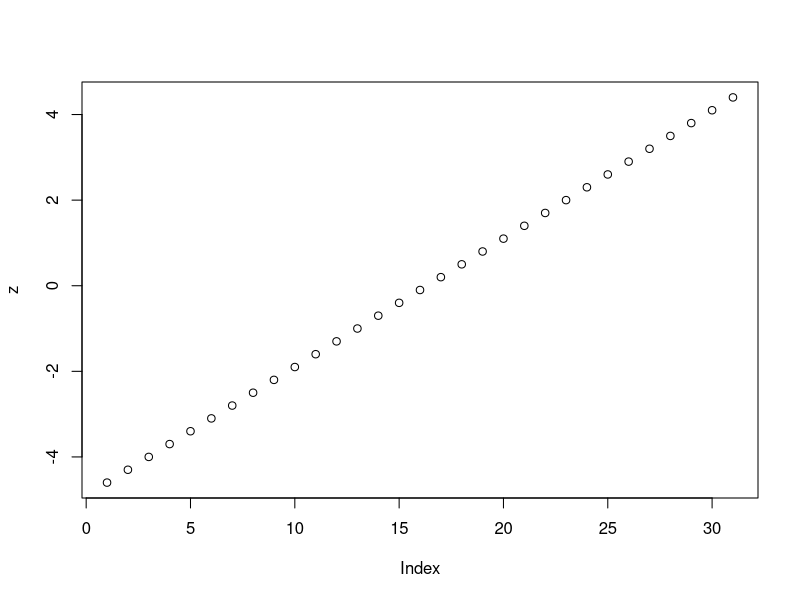
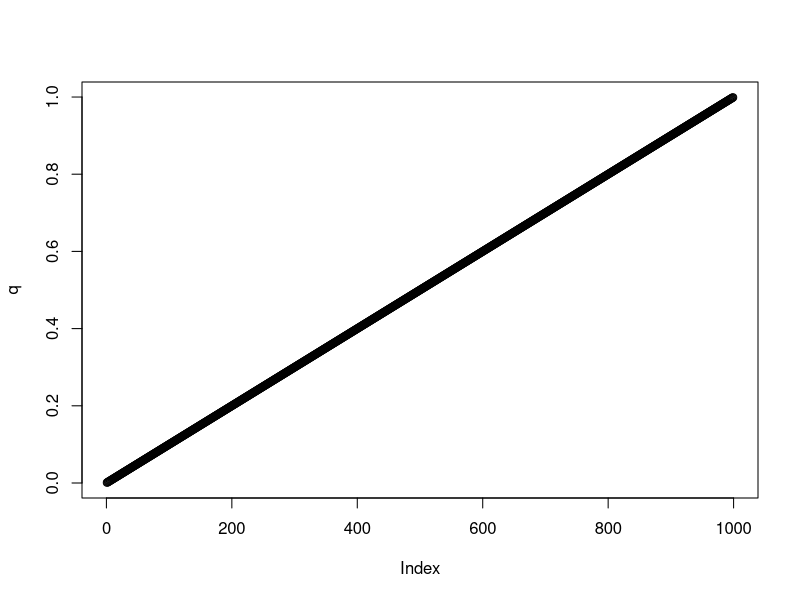
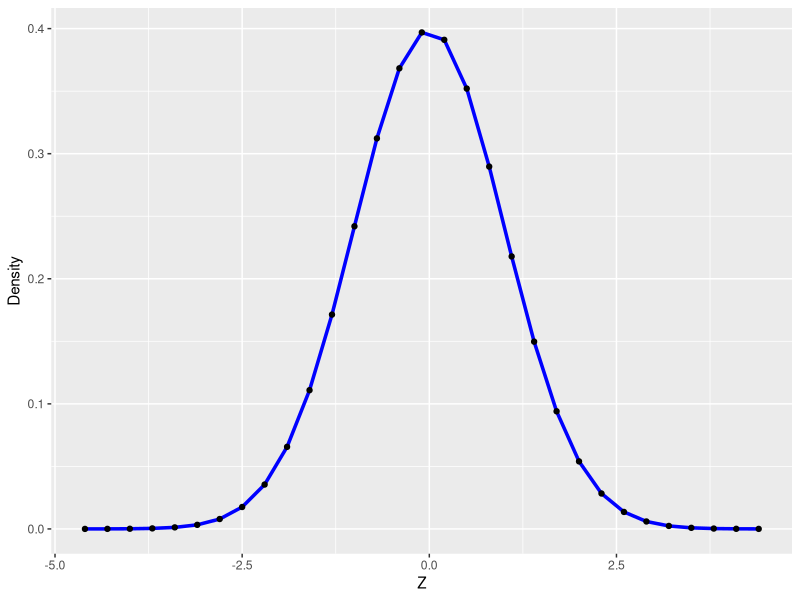
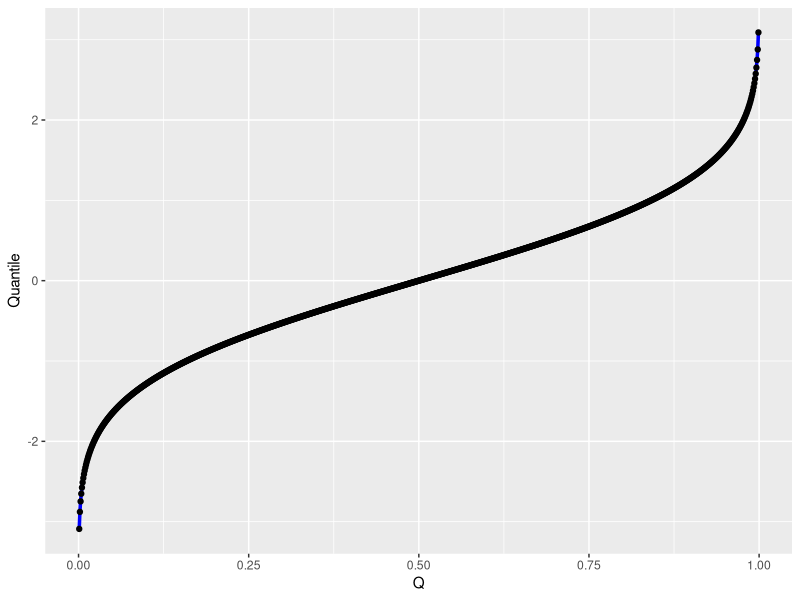

These charts were generated, in order, by the following R code:
library(ggplot2)
#Probability Distribution
z <- seq(-4.6, 4.6, 0.3)
z
q <- seq(0.001, 0.999, 0.001)
q
plot(z)
plot(q)
class(q)
## Probability Distribution / Normalization of data
dStandardNormal <- data.frame(Z=z, 
                              Density=dnorm(z, mean = 0, sd=1),
                              Distribution=pnorm(z,mean=0, sd=1))
ggplot(data = dStandardNormal, aes (x=Z, y=Density)) + #aes = aesthetic
  geom_line(color="blue",size=1.2) +
  geom_point()

qStandardNormal <- data.frame(Q=q, Quantile=qnorm(q, mean = 0, sd=1))
head(qStandardNormal)

ggplot(data = qStandardNormal, aes (x=Q, y=Quantile)) + #aes = aesthetic
  geom_line(color="blue",size=1.2) +
  geom_point()
